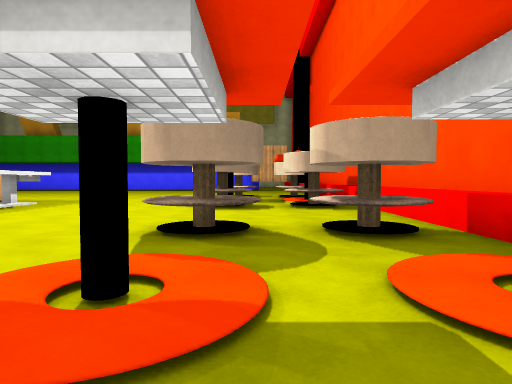
view 1 (above)

24 first-person views from a walk through a 3-D level made in the Unity game engine. The camera is 1.2 m above the floor, tilts 2° down and sees 75° across. The floor is counted in squares, 2 m on a side. Each view is taken from the middle of a square. On the plan, view 1 faces up. The plan holds only what a view shows up to about 10 squares ahead; the rest is blank. The place goes on beyond the plan. Surface patterns are stand-ins for the level's own textures.

view 2
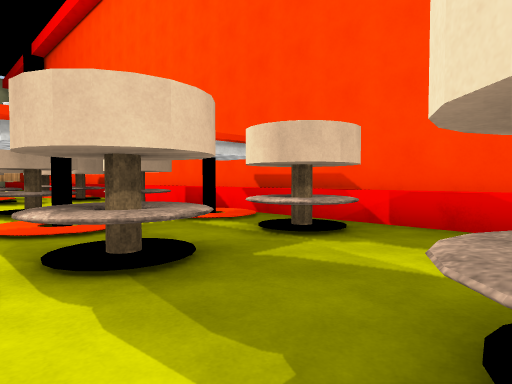

view 3
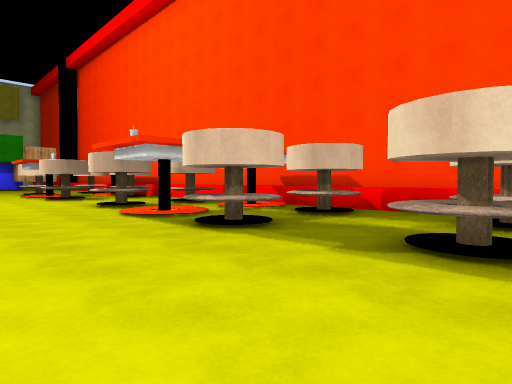

view 4
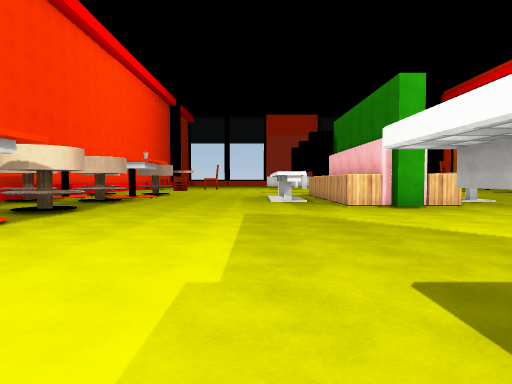

view 5
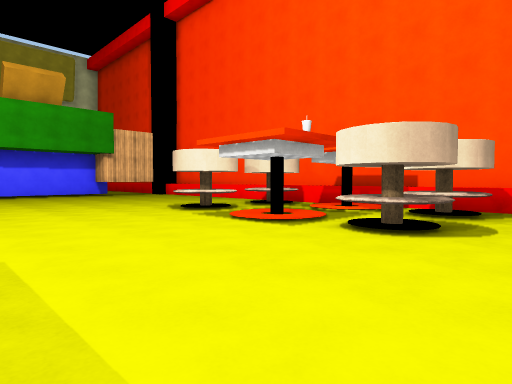

view 6
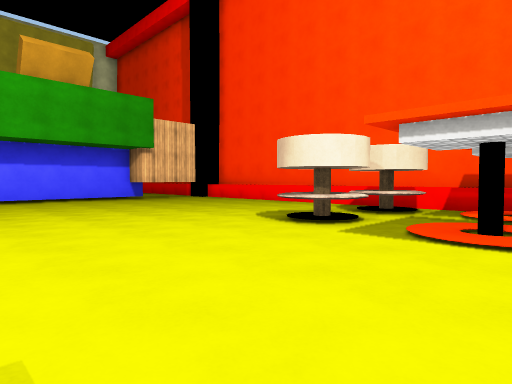

view 7
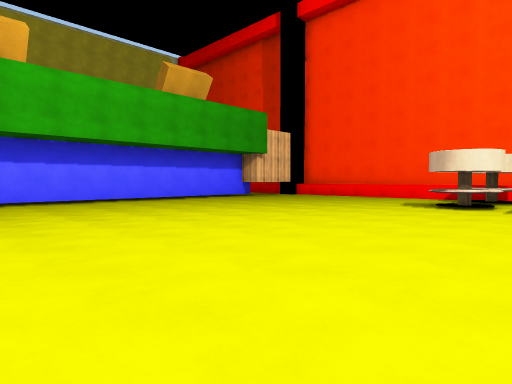

view 8
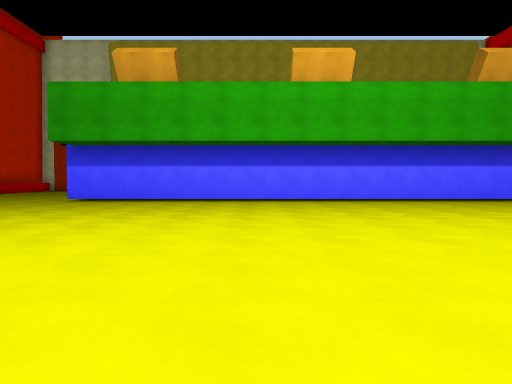

view 9
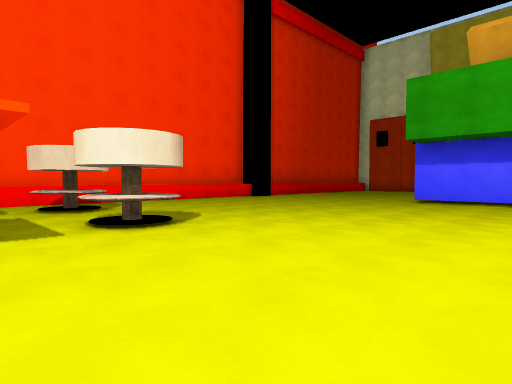

view 10
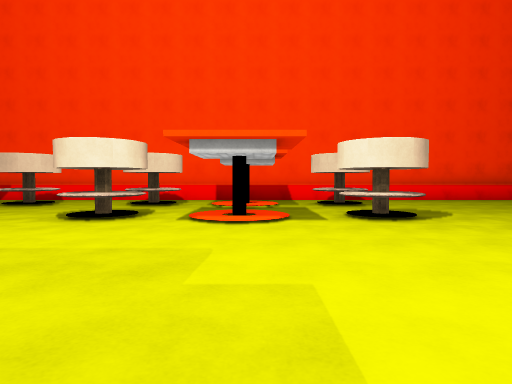

view 11
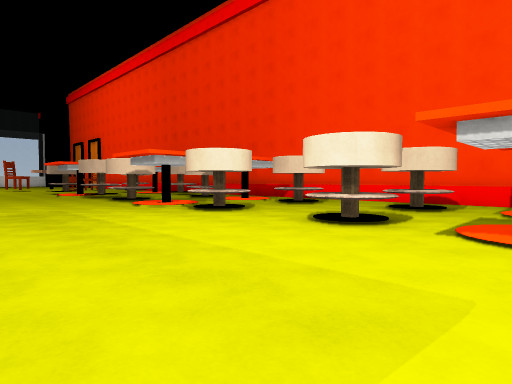

view 12
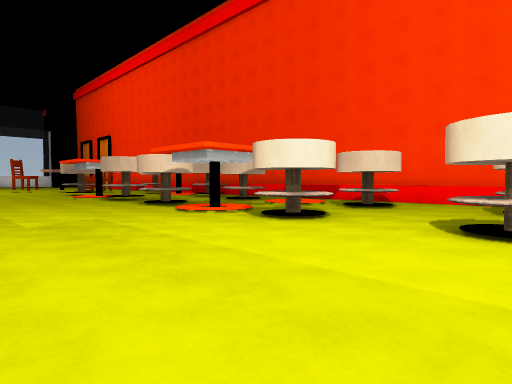

view 13
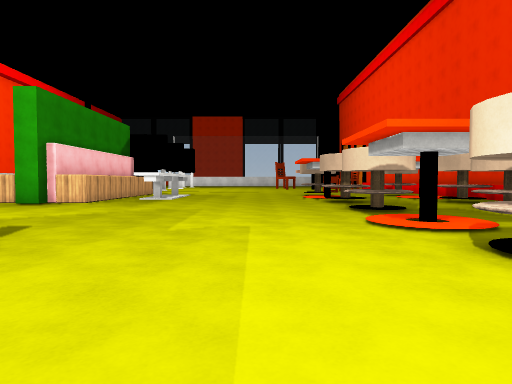

view 14
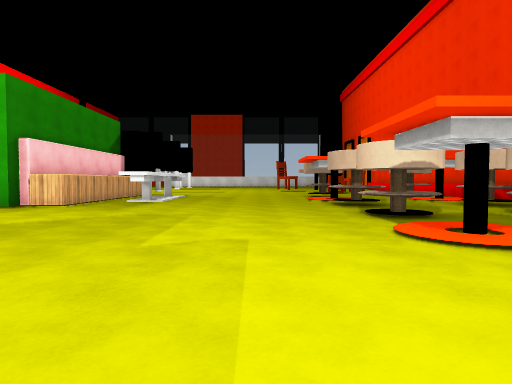

view 15
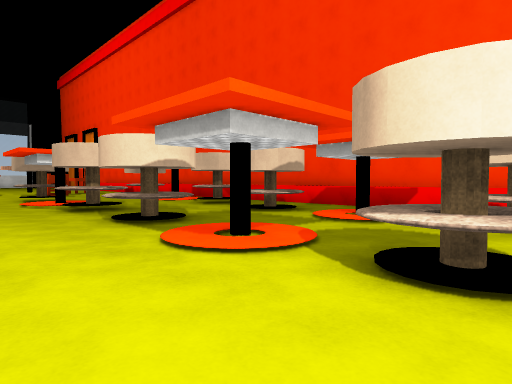

view 16
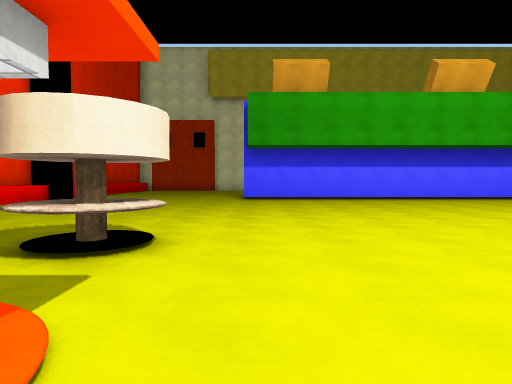

view 17
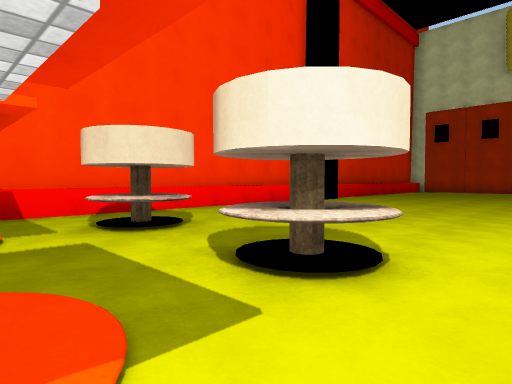

view 18
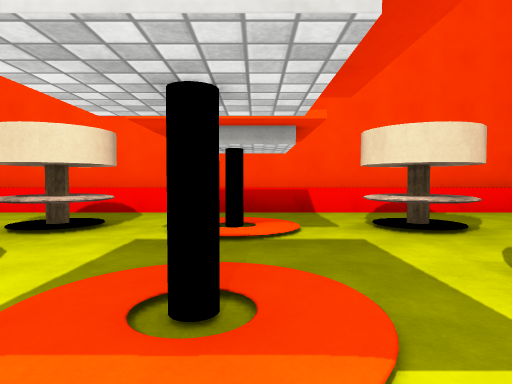

view 19
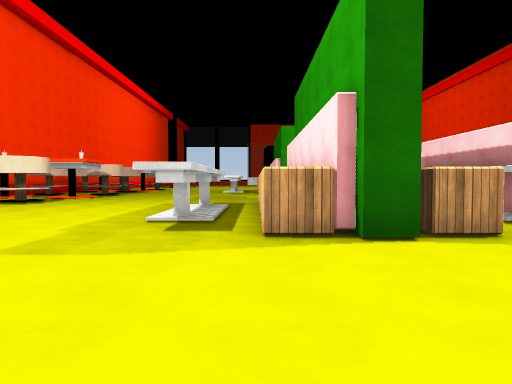

view 20
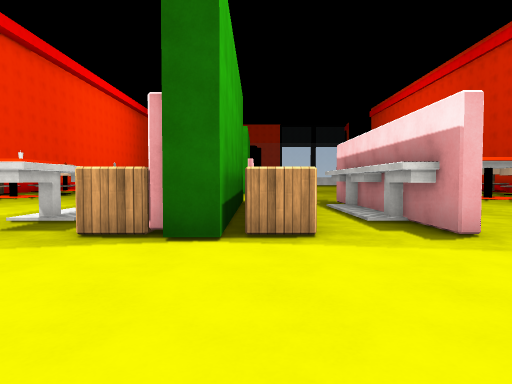

view 21
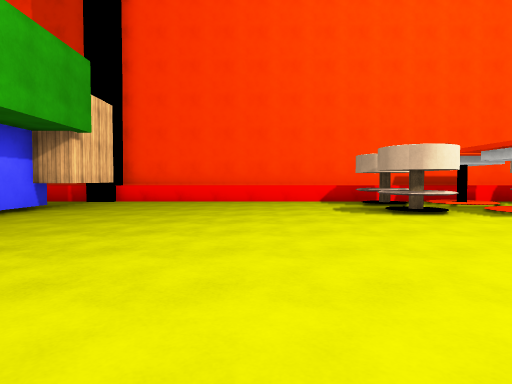

view 22
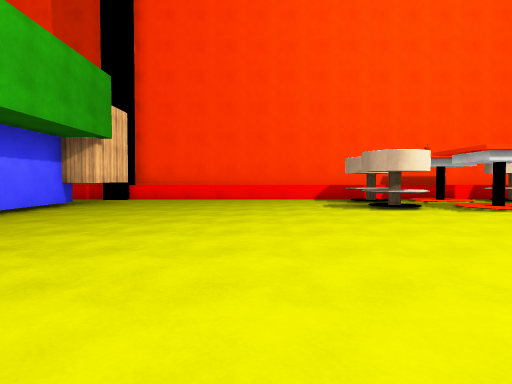

view 23
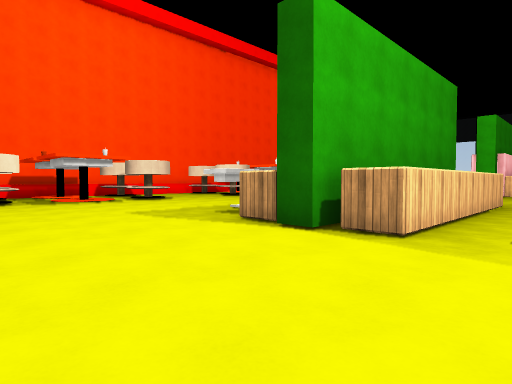

view 24
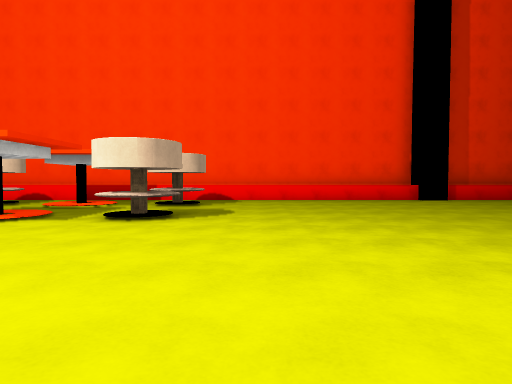

### Floor plan
Key: @ floor where view 1 was taken; # wall or solid block; x gap in a wall; . floor; / step, stairs or slope; = window, fence, low wall or low ledge; ^ raised ledge.
Columns run from 22 left of view 1 to 3 right of it. Each row starts with its distance up from view 1.
 21  .. ..                   #
 20  ......################ .#
 19 ##....................##.#
 18 #........................#
 17 #........................#
 16 #........................#
 15 #........................#
 14 #........................#
 13 #........................#
 12 #..#.##..............###x#
 11 #....................../.#
 10 #./#./#..............#///#
  9 #.././/....#.^#^#....////#
  8 #..#.##....#.^#^^....#x#x#
  7 #..#.##....#.^ ^^........#
  6 #..........#.^ ^^........#
  5 #....##....#.^ ^#........#
  4 #. #.##....#.^ ^.....#x#x#
  3 #.//.//...... ...........#
  2 #.//.//...... .......#///#
  1 #..x..x..............////#
  0 #..#.##..............#@#x#
 -1 #....................#.#.#
 -2 # ^=.=^......##^.........#
 -3 #..........#.##^#....#x###
 -4 #  /.//....^.##^ ....x.  #

Positions as (right, up) in squares from view 1, and headings:
1: (0, 0), facing up
2: (-2, -3), facing up-right
3: (-4, -4), facing up-right
4: (-5, 6), facing down
5: (-5, 6), facing up-right
6: (-5, 9), facing up-right
7: (-9, 10), facing up-right
8: (-10, 10), facing up
9: (-12, 10), facing up-left
10: (-11, 10), facing left
11: (-12, 10), facing down-left
12: (-12, 8), facing down-left
13: (-14, 7), facing down
14: (-14, 6), facing down
15: (-14, 5), facing down-left
16: (-15, 9), facing up
17: (-15, 10), facing up-left
18: (-15, 10), facing left
19: (-7, 13), facing down
20: (-9, 13), facing down
21: (-7, 15), facing right
22: (-8, 15), facing right
23: (-11, 13), facing down-right
24: (-11, 14), facing left
